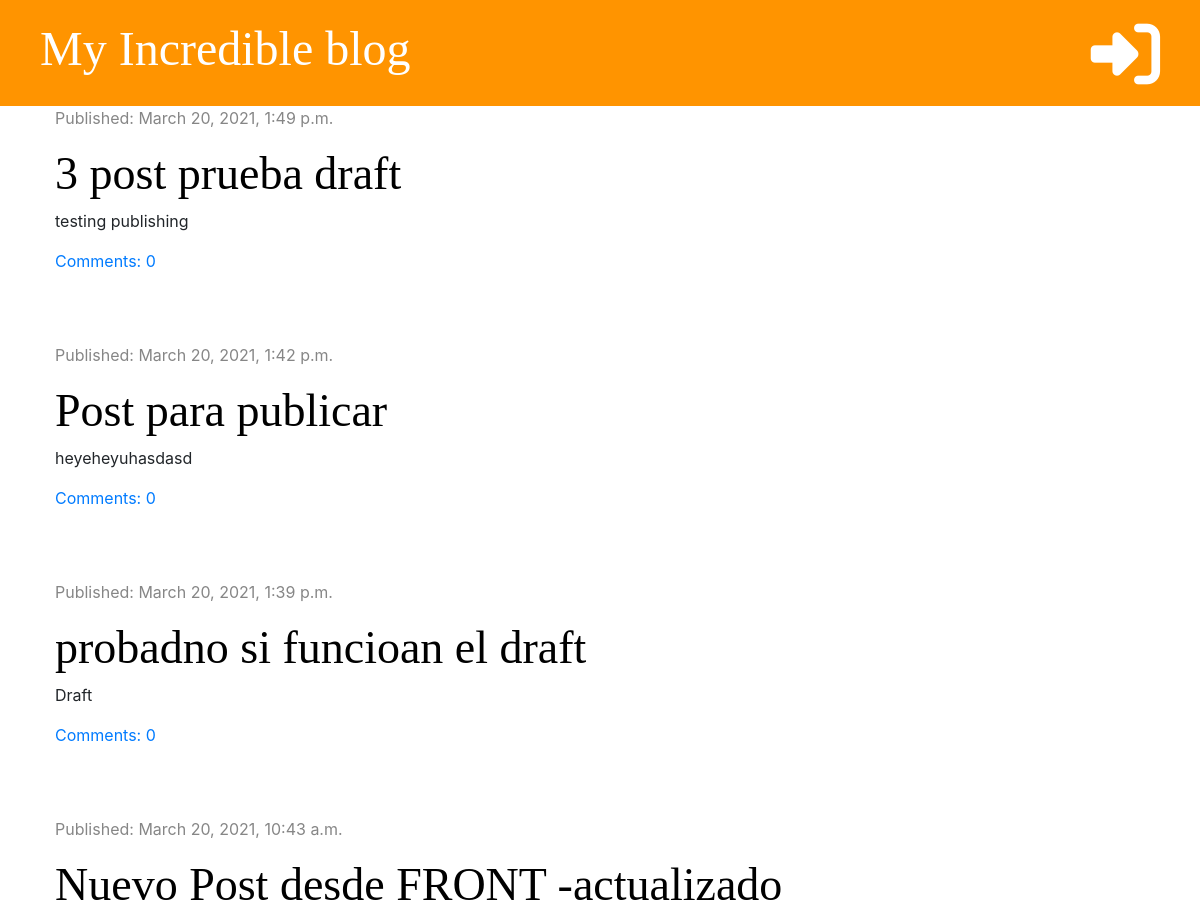
The app's page / (upper part), older data.
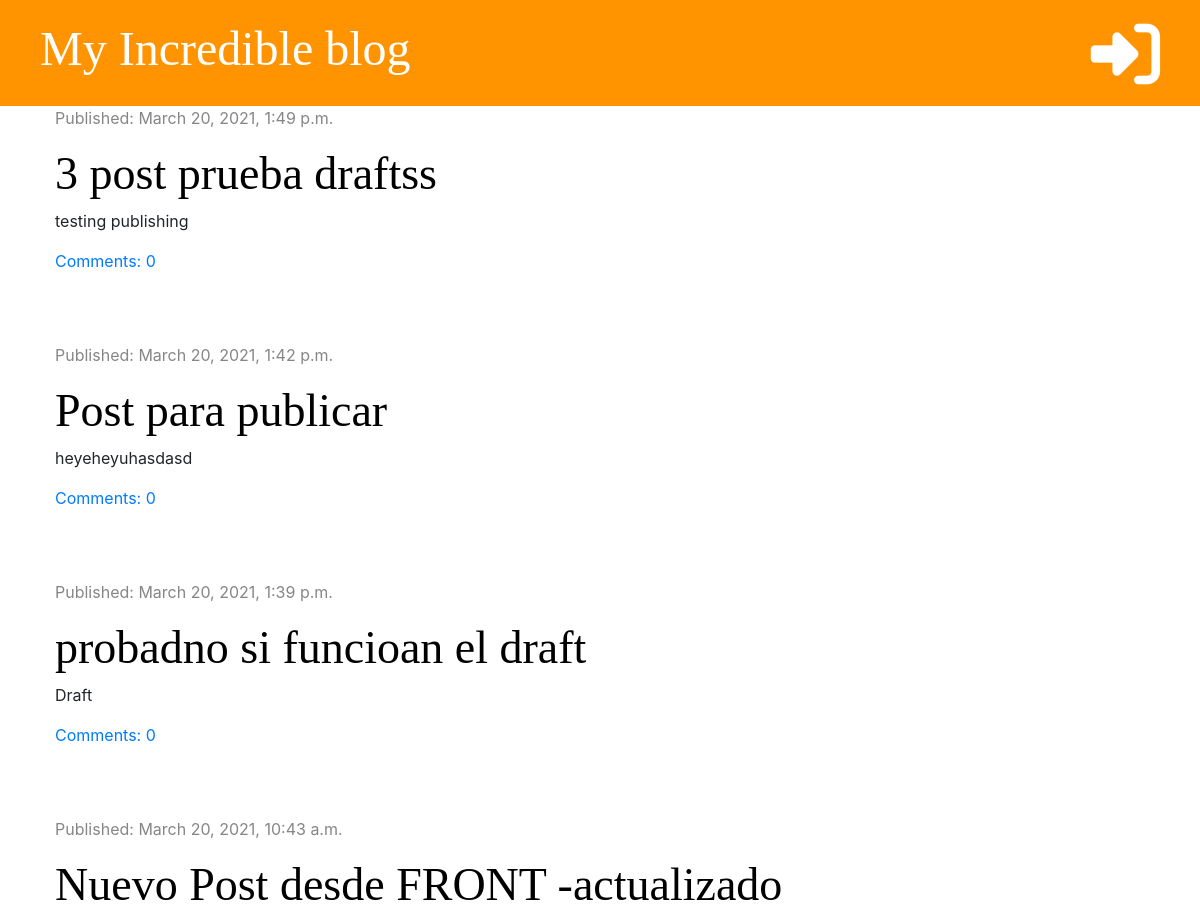
The same page, newer data.
### blog/models.py (models this page shows, shortened)
class Post(models.Model):
    author = models.ForeignKey('auth.User', on_delete=models.CASCADE)
    title = models.CharField(max_length=200)
    text = models.TextField()
    created_at = models.DateTimeField(default=timezone.now)
    published_date = models.DateTimeField(blank=True, null=True)
    def approved_comments(self):
        return self.comments.filter(approved=True)

### blog/views.py (the view)
# urls.py: path('', views.post_list, name='post_list'),
def post_list(request):
    posts = Post.objects.filter(
        published_date__lte=timezone.now()).order_by('-published_date')
    stuff_for_frontend = {'posts': posts}
    return render(request, 'blog/post_list.html', stuff_for_frontend)

### blog/templates/blog/post_list.html (shortened to what this page needs)
{% extends 'blog/base.html' %}
{% block content %}
{% for post in posts %}
<div class="post">
    <div class="date">
        <p>Published: {{post.published_date}}</p>
    </div>
    <h1><a href="{% url 'post_detail' pk=post.pk %}">{{ post.title }}</a></h1>
    <p>{{post.text|truncatechars:40|linebreaksbr}}</p>
    <a href="{% url 'post_detail' pk=post.pk %}">Comments: {{post.approved_comments.count}}</a>
</div>
{% endfor %}
{% endblock %}

Row changes from the older to the newer data that the page shows:
changed Post "testing publishing": title "3 post prueba draft" → "3 post prueba draftss"
